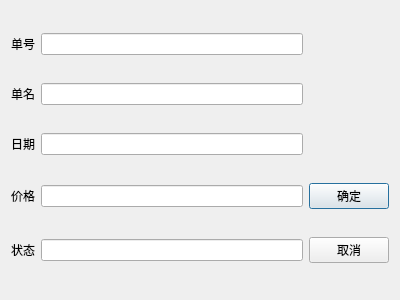
<?xml version="1.0" encoding="UTF-8"?>
<ui version="4.0">
 <class>Add_scree</class>
 <widget class="QDialog" name="Add_scree">
  <property name="geometry">
   <rect>
    <x>0</x>
    <y>0</y>
    <width>400</width>
    <height>300</height>
   </rect>
  </property>
  <property name="windowTitle">
   <string>Dialog</string>
  </property>
  <layout class="QGridLayout" name="gridLayout">
   <item row="0" column="0">
    <widget class="QLabel" name="label">
     <property name="text">
      <string>单号</string>
     </property>
    </widget>
   </item>
   <item row="0" column="1">
    <widget class="QLineEdit" name="lineEdit"/>
   </item>
   <item row="1" column="0">
    <widget class="QLabel" name="label_2">
     <property name="text">
      <string>单名</string>
     </property>
    </widget>
   </item>
   <item row="1" column="1">
    <widget class="QLineEdit" name="lineEdit_2"/>
   </item>
   <item row="2" column="0">
    <widget class="QLabel" name="label_3">
     <property name="text">
      <string>日期</string>
     </property>
    </widget>
   </item>
   <item row="2" column="1">
    <widget class="QLineEdit" name="lineEdit_3"/>
   </item>
   <item row="3" column="0">
    <widget class="QLabel" name="label_4">
     <property name="text">
      <string>价格</string>
     </property>
    </widget>
   </item>
   <item row="3" column="1">
    <widget class="QLineEdit" name="lineEdit_4"/>
   </item>
   <item row="3" column="2">
    <widget class="QPushButton" name="pushButton">
     <property name="text">
      <string>确定</string>
     </property>
    </widget>
   </item>
   <item row="4" column="0">
    <widget class="QLabel" name="label_5">
     <property name="text">
      <string>状态</string>
     </property>
    </widget>
   </item>
   <item row="4" column="1">
    <widget class="QLineEdit" name="lineEdit_5"/>
   </item>
   <item row="4" column="2">
    <widget class="QPushButton" name="pushButton_2">
     <property name="text">
      <string>取消</string>
     </property>
    </widget>
   </item>
  </layout>
 </widget>
 <resources/>
 <connections/>
</ui>
